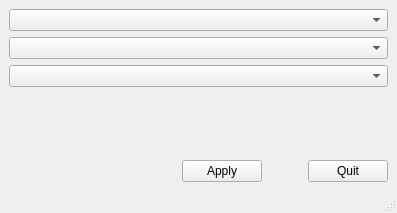
<?xml version="1.0" encoding="UTF-8"?>
<ui version="4.0">
 <class>MainWindow</class>
 <widget class="QMainWindow" name="MainWindow">
  <property name="geometry">
   <rect>
    <x>0</x>
    <y>0</y>
    <width>397</width>
    <height>213</height>
   </rect>
  </property>
  <property name="windowTitle">
   <string>MainWindow</string>
  </property>
  <widget class="QWidget" name="centralwidget">
   <layout class="QVBoxLayout" name="verticalLayout">
    <item>
     <widget class="QComboBox" name="comboBox_lines"/>
    </item>
    <item>
     <widget class="QComboBox" name="comboBox_color"/>
    </item>
    <item>
     <widget class="QComboBox" name="comboBox_style"/>
    </item>
    <item>
     <spacer name="verticalSpacer">
      <property name="orientation">
       <enum>Qt::Vertical</enum>
      </property>
      <property name="sizeHint" stdset="0">
       <size>
        <width>20</width>
        <height>40</height>
       </size>
      </property>
     </spacer>
    </item>
    <item>
     <layout class="QHBoxLayout" name="horizontalLayout">
      <item>
       <spacer name="horizontalSpacer">
        <property name="orientation">
         <enum>Qt::Horizontal</enum>
        </property>
        <property name="sizeHint" stdset="0">
         <size>
          <width>40</width>
          <height>20</height>
         </size>
        </property>
       </spacer>
      </item>
      <item>
       <widget class="QPushButton" name="pushButton_apply">
        <property name="text">
         <string>Apply</string>
        </property>
       </widget>
      </item>
      <item>
       <spacer name="horizontalSpacer_2">
        <property name="orientation">
         <enum>Qt::Horizontal</enum>
        </property>
        <property name="sizeType">
         <enum>QSizePolicy::Preferred</enum>
        </property>
        <property name="sizeHint" stdset="0">
         <size>
          <width>40</width>
          <height>20</height>
         </size>
        </property>
       </spacer>
      </item>
      <item>
       <widget class="QPushButton" name="pushButton_quit">
        <property name="text">
         <string>Quit</string>
        </property>
       </widget>
      </item>
     </layout>
    </item>
   </layout>
  </widget>
  <widget class="QMenuBar" name="menubar">
   <property name="geometry">
    <rect>
     <x>0</x>
     <y>0</y>
     <width>397</width>
     <height>25</height>
    </rect>
   </property>
  </widget>
  <widget class="QStatusBar" name="statusbar"/>
 </widget>
 <resources/>
 <connections/>
</ui>
